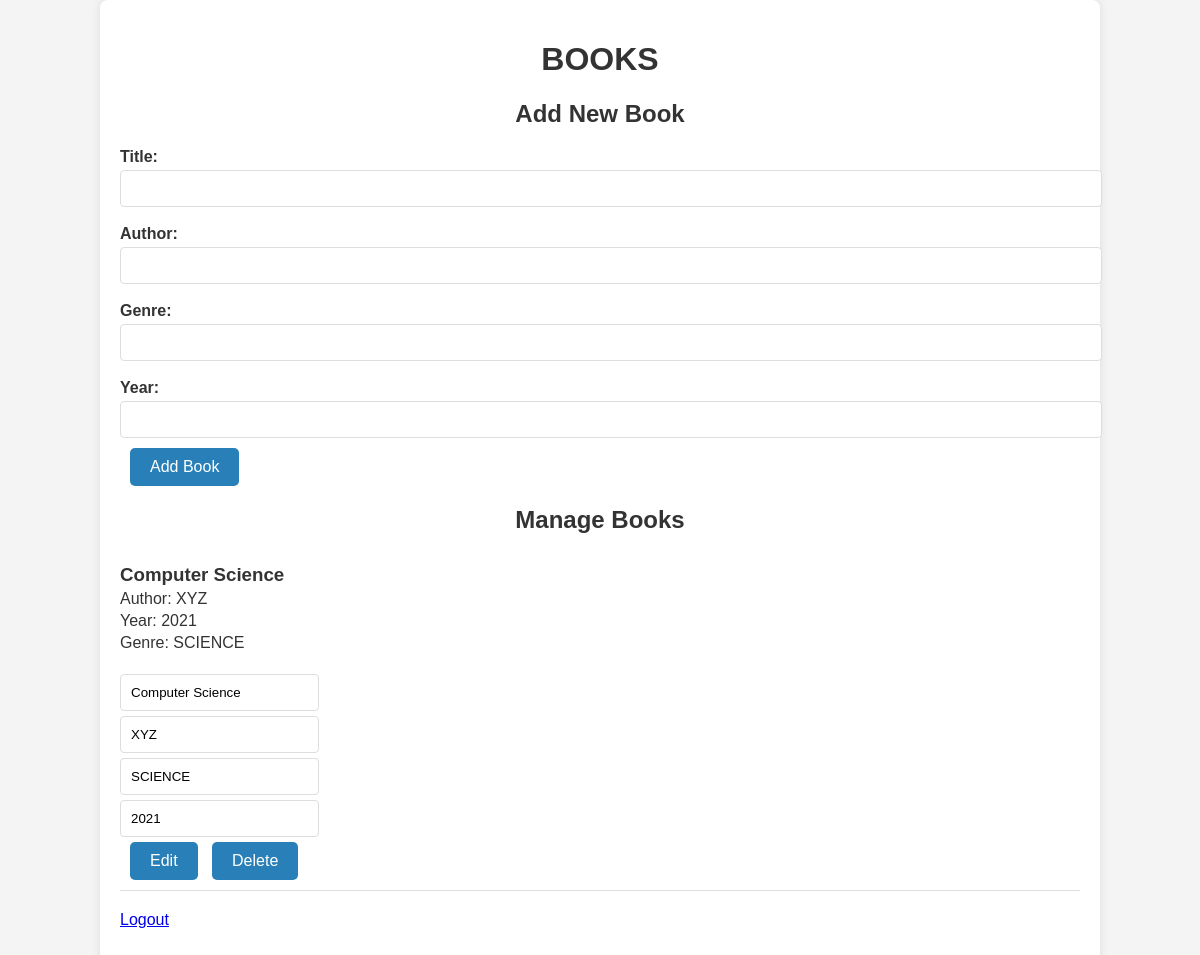
Screenshot of /manage_books.php with the database file from the repository.
### tables this page shows
CREATE TABLE `books` (
  `id` int(11) NOT NULL,
  `title` varchar(255) NOT NULL,
  `author` varchar(255) NOT NULL,
  `genre` varchar(100) DEFAULT NULL,
  `year` int(11) DEFAULT NULL,
  `available` tinyint(1) DEFAULT 1
);

### manage_books.php (the view, shortened to what this page needs)
<?php
include 'db.php';
?>
<!DOCTYPE html>
<html lang="en">
<head>
</head>
<body>
    <div class="container">
        <h1>BOOKS</h1>
        <h2>Add New Book</h2>
        <form method="POST">
            <label for="title">Title:</label>
            <input type="text" name="title" id="title" required>
            <label for="author">Author:</label>
            <input type="text" name="author" id="author" required>
            <label for="genre">Genre:</label>
            <input type="text" name="genre" id="genre">
            <label for="year">Year:</label>
            <input type="number" name="year" id="year">
            <button type="submit" name="add_book">Add Book</button>
        </form>
        <div class="manage-section">
            <h2>Manage Books</h2>
            <?php
            $sql = "SELECT * FROM books";
            $result = $conn->query($sql);
            while ($row = $result->fetch_assoc()) {
                echo "<div>";
                echo "<h3>" . htmlspecialchars($row['title']) . "</h3>";
                echo "<p>Author: " . htmlspecialchars($row['author']) . "</p>";
                echo "<p>Year: " . htmlspecialchars($row['year']) . "</p>";
                echo "<p>Genre: " . htmlspecialchars($row['genre']) . "</p>";
                echo "<form method='POST' class='edit-form' style='display:inline;'>
                        <input type='hidden' name='id' value='" . htmlspecialchars($row['id']) . "'>
                        <input type='text' name='title' value='" . htmlspecialchars($row['title']) . "' required>
                        <input type='text' name='author' value='" . htmlspecialchars($row['author']) . "' required>
                        <input type='text' name='genre' value='" . htmlspecialchars($row['genre']) . "'>
                        <input type='number' name='year' value='" . htmlspecialchars($row['year']) . "'>
                        <button type='submit' name='edit_book'>Edit</button> <button type='submit' name='delete_book'>Delete</button>
                      </form>";
                echo "</div>";
            }
            ?>
        </div>
        <p><a href="logout.php">Logout</a></p>
    </div>
</body>
</html>

### manage_books.php (style rules this page uses)
body { font-family: Arial, sans-serif; background-color: #f4f4f4; color: #333; margin: 0; padding: 0; }
h1, h2 { color: #333; text-align: center; }
.container { width: 80%; margin: 0 auto; padding: 20px; background-color: #fff; border-radius: 8px; box-shadow: 0 0 10px rgba(0, 0, 0, 0.1); margin-bottom: 20px; }
form { margin: 20px 0; }
label { display: block; margin: 8px 0 4px; font-weight: bold; }
input[type="text"], input[type="number"] { width: 100%; padding: 10px; margin-bottom: 10px; border: 1px solid #ddd; border-radius: 4px; }
button { padding: 10px 20px; border: none; border-radius: 5px; background-color: #2980b9; color: #fff; font-size: 1em; cursor: pointer; transition: background-color 0.3s ease; margin-left: 10px; }
.manage-section { margin: 20px 0; }
.manage-section div { border-bottom: 1px solid #ddd; padding: 10px 0; }
.manage-section h3 { margin: 0; }
.manage-section p { margin: 4px 0; }
.manage-section form { display: inline-block; margin-right: 10px; }
.manage-section .edit-form input { display: block; width: auto; margin-bottom: 5px; }

### rows the page displays
books: title "Computer Science", author "XYZ", year "2021", genre "SCIENCE"
